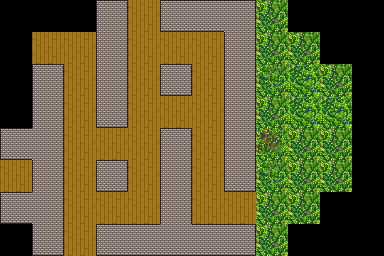

A 2D game scene composited from a Tiled map and its tileset images. What follows is a short description and the map's XML, with each tile layer's data collapsed to a summary:
An orthogonal 12x8 tile map with 32x32 px tiles, 1 tile layer (Terrain), 4 tilesets and 10 objects (2x Pacer, 2x Stone, 2x Bush, Player, Portal, ...).

<map version="1.0" orientation="orthogonal" renderorder="right-down" width="12" height="8" tilewidth="32" tileheight="32" nextobjectid="60">
 <tileset firstgid="1" source="Ground.tsx" />
 <tileset firstgid="41" name="objects" tilewidth="32" tileheight="32" tilecount="12" columns="4">
  <image source="../../media/tilesets/objects.png" width="128" height="96" />
  <tile id="0">
   <properties>
    <property name="tag" value="bush" />
   </properties>
  </tile>
  <tile id="1">
   <properties>
    <property name="tag" value="sto" />
   </properties>
  </tile>
 </tileset>
 <tileset firstgid="53" name="Enemies" tilewidth="32" tileheight="32" tilecount="8" columns="2">
  <image source="../../media/tilesets/pacer.png" width="64" height="128" />
 </tileset>
 <tileset firstgid="61" name="Player" tilewidth="32" tileheight="32" tilecount="8" columns="4">
  <image source="../../media/tilesets/purple_man.png" width="128" height="64" />
 </tileset>
 <layer name="Terrain" width="12" height="8">
  <data>[96 cells, 96 non-empty, 16 distinct tile ids]</data>
 </layer>
 <objectgroup name="Enemies">
  <object id="49" name="Pacer" type="Pacer" gid="53" x="64" y="192" width="32" height="32">
   <properties>
    <property name="facing" value="south" />
   </properties>
  </object>
  <object id="50" name="Pacer" type="Pacer" gid="53" x="128" y="32" width="32" height="32">
   <properties>
    <property name="facing" value="south" />
   </properties>
  </object>
 </objectgroup>
 <objectgroup name="Triggers" />
 <objectgroup name="Player">
  <object id="16" name="Player" type="Player" gid="61" x="320" y="160" width="32" height="32">
   <properties>
    <property name="rocks" type="int" value="0" />
   </properties>
  </object>
 </objectgroup>
 <objectgroup name="Props">
  <object id="14" name="Portal" type="Portal" gid="43" x="0" y="192" width="32" height="32" />
  <object id="53" name="Stone" type="Stone" gid="42" x="128" y="64" width="32" height="32" />
  <object id="54" name="Stone" type="Stone" gid="42" x="96" y="224" width="32" height="32" />
  <object id="55" name="Lock" type="Lock" gid="45" x="32" y="192" width="32" height="32" />
  <object id="57" name="Key" type="Key" gid="46" x="32" y="64" width="32" height="32" />
  <object id="59" name="Bush" type="Bush" gid="41" x="256" y="256" width="32" height="32" />
  <object id="58" name="Bush" type="Bush" gid="41" x="256" y="32" width="32" height="32" />
 </objectgroup>
</map>
